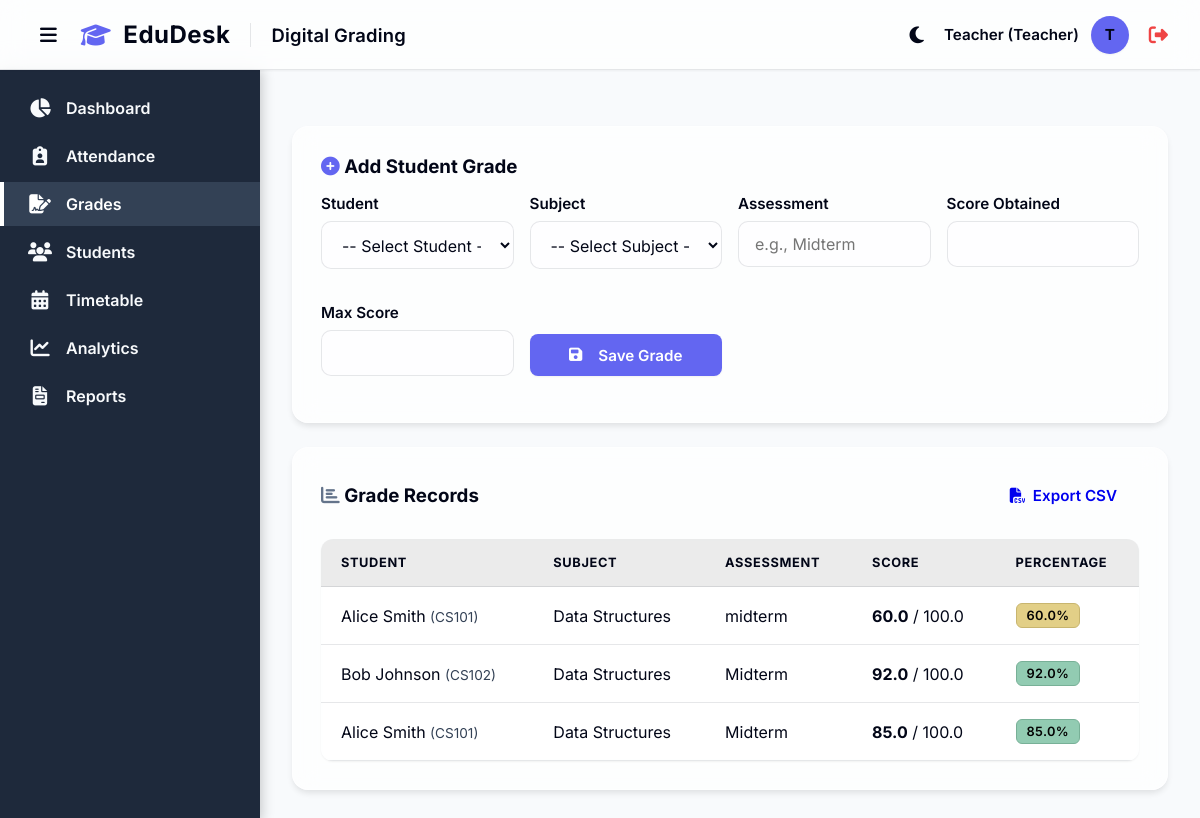
The page /grades (signed in) on the database its author committed.
### models.py (models this page shows)
class User(UserMixin, db.Model):
    id = db.Column(db.Integer, primary_key=True)
    name = db.Column(db.String(100), nullable=False)
    email = db.Column(db.String(120), unique=True, nullable=False)
    password_hash = db.Column(db.String(256), nullable=False)
    role = db.Column(db.String(20), nullable=False, default='Teacher') # 'Admin' or 'Teacher'
    subject_id = db.Column(db.Integer, db.ForeignKey('subject.id'), nullable=True)
    subject = db.relationship('Subject', foreign_keys=[subject_id], backref='users_as_teachers')

class Grade(db.Model):
    id = db.Column(db.Integer, primary_key=True)
    student_id = db.Column(db.Integer, db.ForeignKey('student.id'), nullable=False)
    subject_id = db.Column(db.Integer, db.ForeignKey('subject.id'), nullable=False)
    assessment = db.Column(db.String(50), nullable=False) # e.g., 'Midterm', 'Assignment 1'
    score = db.Column(db.Float, nullable=False)
    max_score = db.Column(db.Float, nullable=False)

class Student(db.Model):
    id = db.Column(db.Integer, primary_key=True)
    roll_number = db.Column(db.String(20), unique=True, nullable=False)
    name = db.Column(db.String(100), nullable=False)
    email = db.Column(db.String(120), unique=True, nullable=True)
    phone = db.Column(db.String(20), nullable=True)
    department = db.Column(db.String(50), nullable=True)
    semester = db.Column(db.Integer, nullable=True)
    batch = db.Column(db.String(50), nullable=True)
    teacher_id = db.Column(db.Integer, db.ForeignKey('user.id'), nullable=True)
    teacher = db.relationship('User', backref='students')
    attendances = db.relationship('Attendance', backref='student', lazy=True)
    grades = db.relationship('Grade', backref='student', lazy=True)

class Subject(db.Model):
    id = db.Column(db.Integer, primary_key=True)
    code = db.Column(db.String(20), unique=True, nullable=False)
    name = db.Column(db.String(100), nullable=False)
    credits = db.Column(db.Integer, nullable=False, default=3)
    teacher_id = db.Column(db.Integer, db.ForeignKey('user.id'), nullable=True) # Reference to User (Teacher)
    teacher = db.relationship('User', foreign_keys=[teacher_id], backref='subjects')
    attendances = db.relationship('Attendance', backref='subject', lazy=True)
    grades = db.relationship('Grade', backref='subject', lazy=True)
    timetables = db.relationship('Timetable', backref='subject', lazy=True)

### app.py (the view, shortened to what this page needs)
@app.route('/grades', methods=['GET', 'POST'])
@login_required
def grades():
    subjects = Subject.query.all()
    if current_user.role == 'Admin':
        students = Student.query.all()
        all_grades = Grade.query.join(Student).join(Subject).order_by(Grade.id.desc()).all()
    else:
        students = Student.query.filter_by(teacher_id=current_user.id).all()
        all_grades = Grade.query.join(Student).join(Subject).filter(Student.teacher_id==current_user.id).order_by(Grade.id.desc()).all()
    return render_template('grades.html', subjects=subjects, students=students, grades=all_grades)

### app.py (called while the page is built)
@login_manager.user_loader
def load_user(user_id):
    return User.query.get(int(user_id))

### templates/grades.html (shortened to what this page needs)
{% extends 'base.html' %}
{% block page_title %}Digital Grading{% endblock %}
{% block content %}
<div class="card" style="margin-bottom: 24px;">
    <h3><i class="fa-solid fa-plus-circle" style="color: var(--primary-color);"></i> Add Student Grade</h3>
    <form method="POST" action="{{ url_for('grades') }}"
        style="margin-top: 16px; display: grid; grid-template-columns: repeat(auto-fit, minmax(180px, 1fr)); gap: 16px;">
        <div class="form-group">
            <label for="student_id">Student</label>
            <select name="student_id" id="student_id" class="form-control" required>
                <option value="">-- Select Student --</option>
            </select>
        </div>
        <div class="form-group">
            <label for="subject_id">Subject</label>
            <select name="subject_id" id="subject_id" class="form-control" required>
                <option value="">-- Select Subject --</option>
            </select>
        </div>
        <div class="form-group">
            <label for="assessment">Assessment</label>
            <input type="text" name="assessment" id="assessment" class="form-control" placeholder="e.g., Midterm"
                required>
        </div>
        <div class="form-group">
            <label for="score">Score Obtained</label>
            <input type="number" step="0.1" name="score" id="score" class="form-control" required>
        </div>
        <div class="form-group">
            <label for="max_score">Max Score</label>
            <input type="number" step="0.1" name="max_score" id="max_score" class="form-control" max-value="100"
                required>
        </div>
        <div class="form-group" style="display: flex; align-items: flex-end;">
            <button type="submit" class="btn btn-primary btn-save" style="width: 100%; height: 42px;">
                <i class="fa-solid fa-save" style="margin-right: 8px;"></i> Save Grade
            </button>
        </div>
    </form>
</div>
<div class="card">
    <div style="display: flex; justify-content: space-between; align-items: center; margin-bottom: 24px;">
        <h3 style="margin: 0;"><i class="fa-solid fa-chart-bar" style="color: var(--secondary-color);"></i> Grade Records</h3>
        <a href="{{ url_for('export_grades') }}" class="btn btn-secondary"><i class="fa-solid fa-file-csv"></i> Export CSV</a>
    </div>
    <table class="styled-table">
        <thead>
            <tr>
                <th>Student</th>
                <th>Subject</th>
                <th>Assessment</th>
                <th>Score</th>
                <th>Percentage</th>
            </tr>
        </thead>
        <tbody>
            {% for grade in grades %}
            <tr>
                <td>{{ grade.student.name }} <span style="color: var(--text-muted); font-size: 0.85em;">({{
                        grade.student.roll_number }})</span></td>
                <td>{{ grade.subject.name }}</td>
                <td>{{ grade.assessment }}</td>
                <td><strong>{{ grade.score }}</strong> / {{ grade.max_score }}</td>
                <td>
                    {% set percentage = (grade.score / grade.max_score) * 100 %}
                    <span
                        class="grade-badge {% if percentage >= 80 %}grade-high{% elif percentage >= 60 %}grade-medium{% else %}grade-low{% endif %}">
                        {{ "%.1f"|format(percentage) }}%
                    </span>
                </td>
            </tr>
            {% else %}
            <tr>
                <td colspan="5" style="text-align:center; color: var(--text-muted);">No grade records available.</td>
            </tr>
            {% endfor %}
        </tbody>
    </table>
</div>
{% endblock %}

### templates/base.html (shortened to what this page needs)
<!DOCTYPE html>
<html lang="en">
<head>
    <link rel="stylesheet" href="https://cdnjs.cloudflare.com/ajax/libs/font-awesome/6.4.0/css/all.min.css">
    <link rel="stylesheet" href="{{ url_for('static', filename='css/style.css') }}">
</head>
<body>
    <header class="topbar">
        <div style="display: flex; align-items: center; gap: 16px;">
            <button id="sidebarToggle" class="btn btn-theme-toggle" aria-label="Toggle Sidebar"
                style="background: transparent; border: none; color: var(--text-main); font-size: 1.2rem; cursor: pointer; display: flex; align-items: center; padding: 4px 8px;">
                <i class="fa-solid fa-bars"></i>
            </button>
            <div class="brand-header"
                style="display: flex; align-items: center; gap: 12px; font-size: 1.5rem; font-weight: 700; color: var(--text-main); letter-spacing: 0.5px;">
                <i class="fa-solid fa-graduation-cap" style="color: var(--primary-color);"></i>
                <span>EduDesk</span>
            </div>
            <h1 class="page-title" style="margin: 0;">{% block page_title %}Dashboard{% endblock %}</h1>
        </div>
        <div class="user-profile" style="display: flex; align-items: center; gap: 12px;">
            <button id="themeToggle" class="btn btn-theme-toggle" aria-label="Toggle Theme"
                style="background: transparent; border: none; color: var(--text-main); font-size: 1.2rem; cursor: pointer; display: flex; align-items: center; padding: 4px 8px;">
                <i class="fa-solid fa-moon"></i>
            </button>
            <span>{{ current_user.name }} ({{ current_user.role }})</span>
            <div class="avatar">{{ current_user.name[0] | upper if current_user.name else 'U' }}</div>
            <a href="{{ url_for('logout') }}" title="Logout"
                style="color: #ef4444; font-size: 1.2rem; margin-left: 8px;"><i
                    class="fa-solid fa-right-from-bracket"></i></a>
        </div>
    </header>
    <div class="layout-wrapper" style="display: flex; flex: 1;">
        <aside class="sidebar">
            <ul class="nav-links" style="padding-top: 16px;">
                <li class="nav-item">
                    <a href="{{ url_for('dashboard') }}"
                        class="nav-link {% if request.endpoint == 'dashboard' %}active{% endif %}">
                        <i class="fa-solid fa-chart-pie"></i>
                        <span>Dashboard</span>
                    </a>
                </li>
                <li class="nav-item">
                    <a href="{{ url_for('attendance') }}"
                        class="nav-link {% if request.endpoint == 'attendance' %}active{% endif %}">
                        <i class="fa-solid fa-clipboard-user"></i>
                        <span>Attendance</span>
                    </a>
                </li>
                <li class="nav-item">
                    <a href="{{ url_for('grades') }}"
                        class="nav-link {% if request.endpoint == 'grades' %}active{% endif %}">
                        <i class="fa-solid fa-file-signature"></i>
                        <span>Grades</span>
                    </a>
                </li>
                <li class="nav-item">
                    <a href="{{ url_for('students') }}"
                        class="nav-link {% if request.endpoint == 'students' %}active{% endif %}">
                        <i class="fa-solid fa-users"></i>
                        <span>Students</span>
                    </a>
                </li>
                <li class="nav-item">
                    <a href="{{ url_for('timetable') }}"
                        class="nav-link {% if request.endpoint == 'timetable' %}active{% endif %}">
                        <i class="fa-solid fa-calendar-days"></i>
                        <span>Timetable</span>
                    </a>
                </li>
                <li class="nav-item">
                    <a href="{{ url_for('analytics') }}"
                        class="nav-link {% if request.endpoint == 'analytics' %}active{% endif %}">
                        <i class="fa-solid fa-chart-line"></i>
                        <span>Analytics</span>
                    </a>
                </li>
                <li class="nav-item">
                    <a href="{{ url_for('reports') }}"
                        class="nav-link {% if request.endpoint == 'reports' %}active{% endif %}">
                        <i class="fa-solid fa-file-invoice"></i>
                        <span>Reports</span>
                    </a>
                </li>
            </ul>
        </aside>
        <main class="main-content">
            <div class="content-wrapper">
                {% block content %}
                {% endblock %}
            </div>
        </main>
    </div>
</body>
</html>

### rows shown on the page
User: name "Teacher", role "Teacher", name "T"
Grade: student.name "Alice Smith", student.roll_number "CS101", subject.name "Data Structures", assessment "midterm", score "60.0", max_score "100.0"
Grade: student.name "Bob Johnson", student.roll_number "CS102", subject.name "Data Structures", assessment "Midterm", score "92.0", max_score "100.0"
Grade: student.name "Alice Smith", student.roll_number "CS101", subject.name "Data Structures", assessment "Midterm", score "85.0", max_score "100.0"
